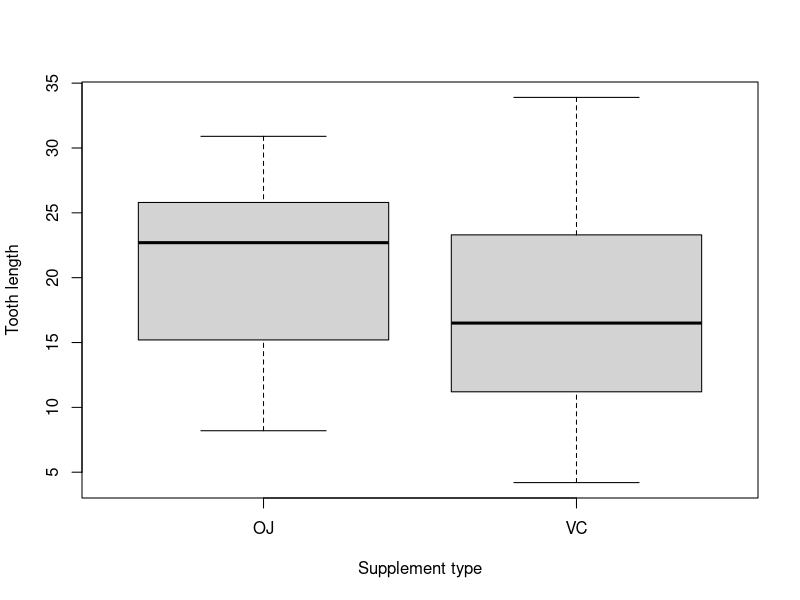
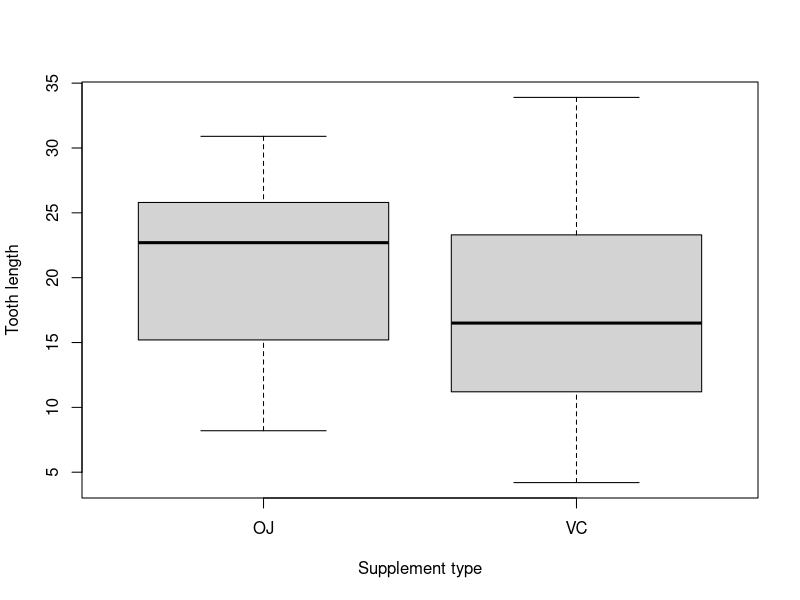
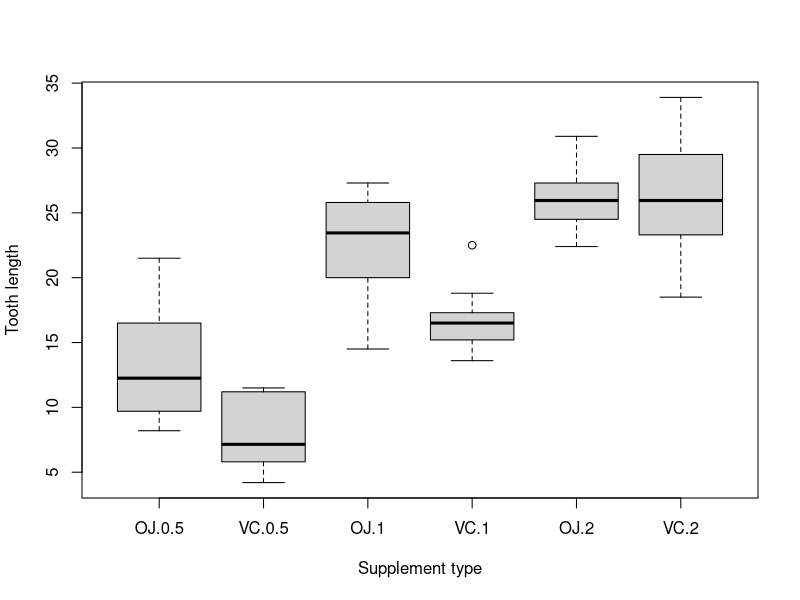
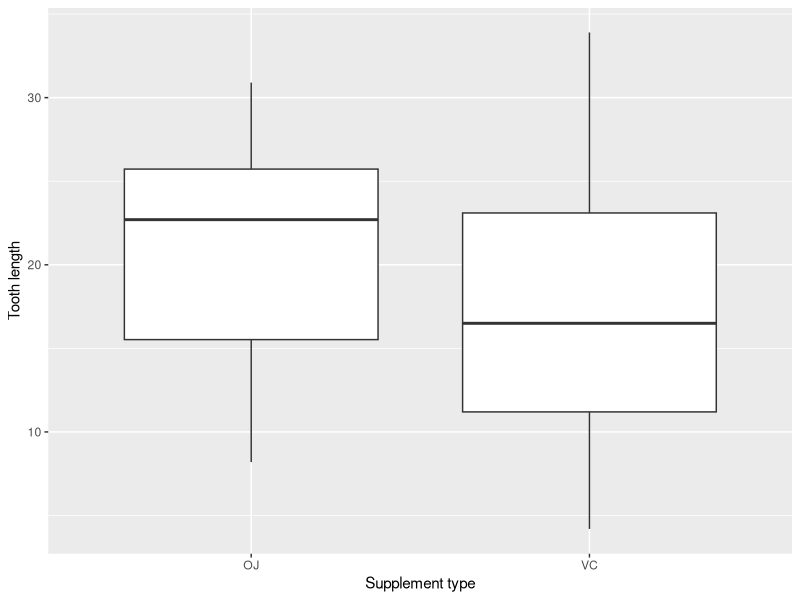
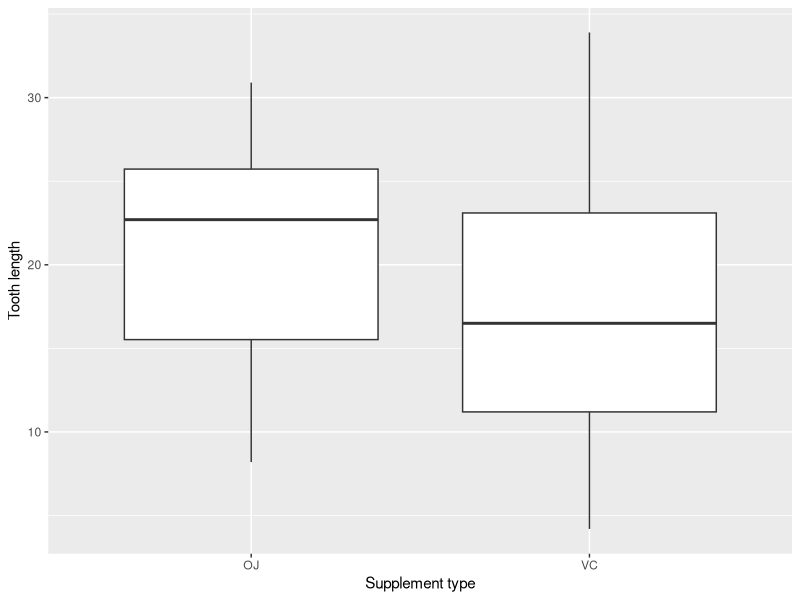
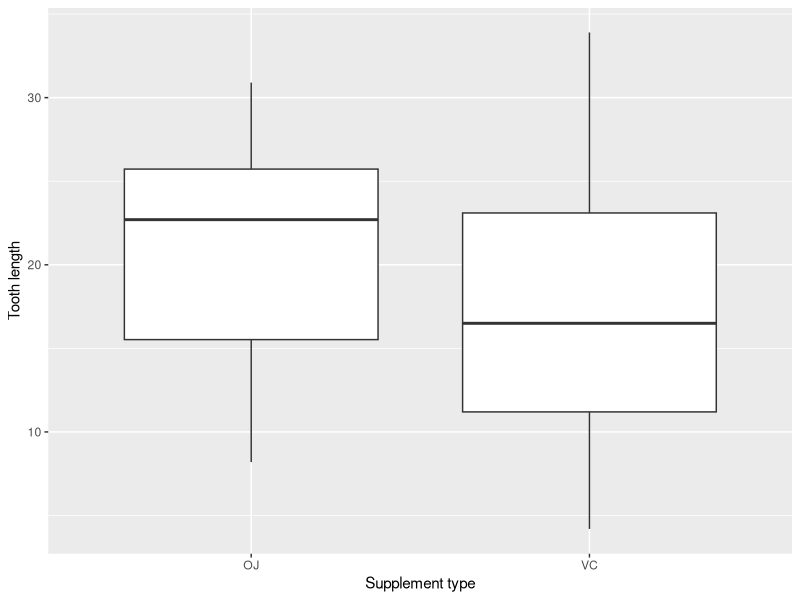
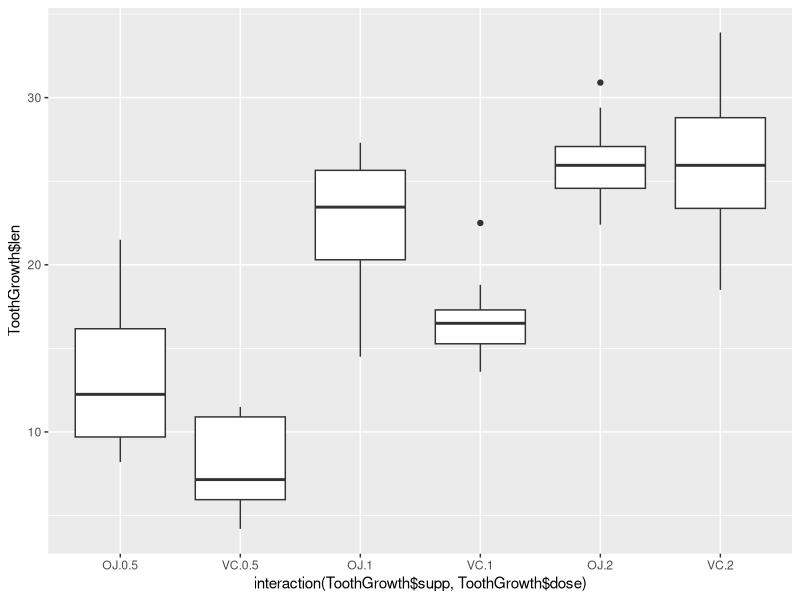
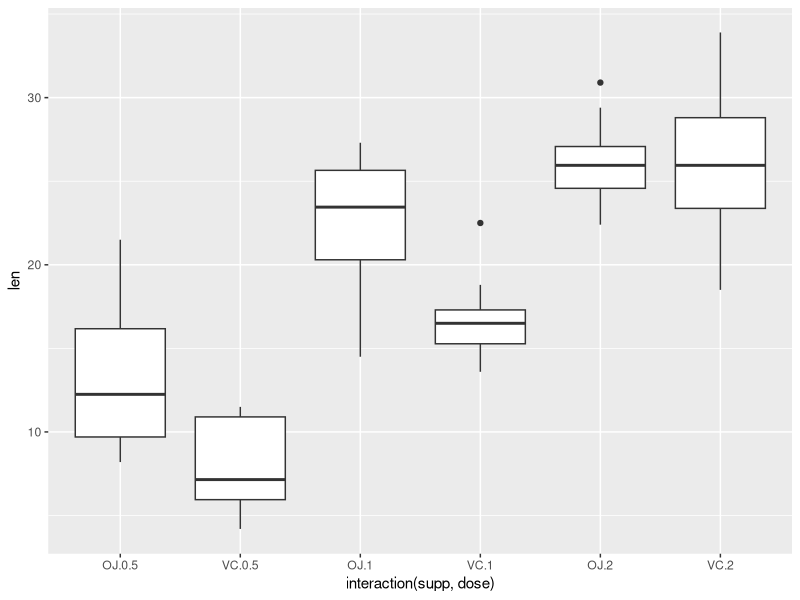

Here is the R script that generated these plots, in order:
#Creating Box-plots
#When x is a factor (as opposed to a numeric vector), it will automatically create a box plot:
plot(ToothGrowth$supp, ToothGrowth$len, xlab= "Supplement type", ylab="Tooth length")

#If the two vectors are in the same data frame, use formula syntax:
#Formula syntax
boxplot(len~supp, data = ToothGrowth, xlab= "Supplement type", ylab="Tooth length")
#Putting interaction of two variables on x-axis
boxplot(len~supp + dose, data = ToothGrowth, xlab= "Supplement type", ylab="Tooth length")
#this is equivalent to this: using the ggplot2 package [qplot()]
library(ggplot2)
qplot(ToothGrowth$supp, ToothGrowth$len, geom = "boxplot", xlab= "Supplement type", ylab="Tooth length")
#If the two vectors are already in the same data frame, use the following syntax:
qplot(supp, len, data = ToothGrowth, geom = "boxplot", xlab= "Supplement type", ylab="Tooth length")
#this is equivalent to:
ggplot(ToothGrowth,aes(x=supp, y=len))+geom_boxplot()+labs(x = "Supplement type", y = "Tooth length")
#Using three separate vectors
qplot(interaction(ToothGrowth$supp,ToothGrowth$dose), ToothGrowth$len, geom = "boxplot")
# Alternatively, getting the columns from the data frame:
qplot(interaction(supp,dose), len, data = ToothGrowth, geom = "boxplot")
#This is equivalent to:
ggplot(ToothGrowth, aes(x = interaction(supp,dose), y = len)) + geom_boxplot()
